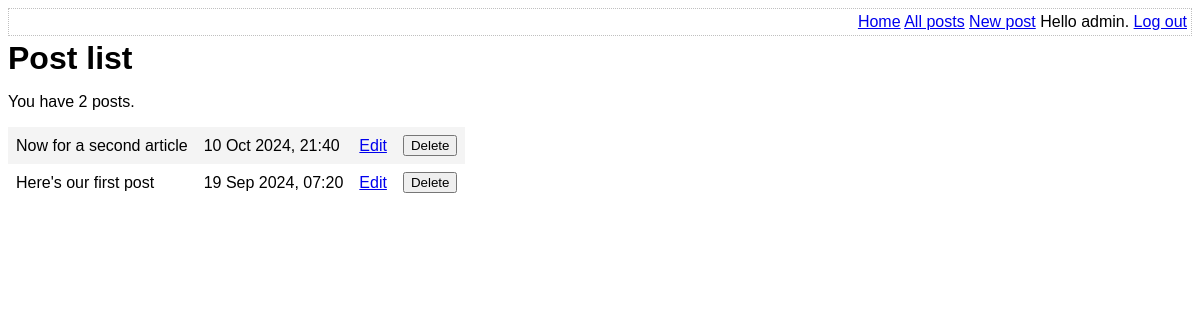
/list-posts.php (signed in), run on an earlier commit of the app's database.
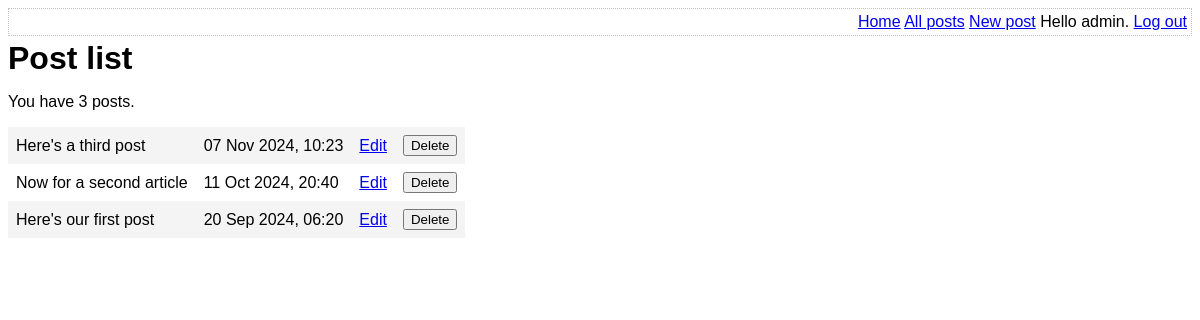
And on a later commit of the database.
### tables this page shows
CREATE TABLE post (
	id INTEGER PRIMARY KEY AUTOINCREMENT NOT NULL,
	title VARCHAR NOT NULL,
	body VARCHAR NOT NULL,
	user_id INTEGER NOT NULL,
	created_at VARCHAR NOT NULL,
	updated_at VARCHAR,
	FOREIGN KEY (user_id) REFERENCES user(id)
);

### lib/common.php (called while the page is built, shortened)
<?php
function htmlEscape($html)
{
    return htmlspecialchars($html, ENT_HTML5, 'UTF-8');
}
function convertSqlDate($sqlDate)
{
    $date = DateTime::createFromFormat('Y-m-d H:i:s', $sqlDate);
    return $date->format('d M Y, H:i');
}
function getAllPosts(PDO $pdo)
{
    $stmt = $pdo -> query(
        'SELECT id, title, created_at, body FROM post ORDER BY created_at DESC'
    );
    return $stmt->fetchAll(PDO::FETCH_ASSOC);
}

### list-posts.php (the view, shortened to what this page needs)
<?php
require 'lib/common.php';
$pdo = getPDO();
$posts = getAllPosts($pdo);
?>
<DOCTYPE html>
<html>
    <head>
        <?php require 'templates/head.php' ?>
    </head>
    <body>
        <?php require 'templates/top-menu.php' ?>
        <h1> Post list </h1>
        <p> You have <?php echo count($posts)?> posts. </p>
        <form method="post">
            <table id="post-list">
                <tbody>
                    <?php foreach ($posts as $post): ?>
                        <tr>
                            <td>
                                <?php echo htmlEscape($post['title'])?>
                            </td>
                            <td>
                                <?php echo convertSqlDate($post['created_at']) ?>
                            </td>
                            <td>
                                <a href="edit-post.php?post_id=<?php echo $post['id']?>">Edit</a>
                            </td>
                            <td>
                                <input
                                    type="submit"
                                    name="delete-post[<?php echo $post['id']?>]"
                                    value="Delete"
                                />
                            </td>
                        </tr>
                        <?php endforeach ?>
                </tbody>
            </table>
        </form>
    </body>
</html>

What changed in the data, as far as the page shows it:
added post: title "Here's a third post", created_at "07 Nov 2024, 10:23"
changed post "Now for a second article": created_at "10 Oct 2024, 21:40" → "11 Oct 2024, 20:40"
changed post "Here's our first post": created_at "19 Sep 2024, 07:20" → "20 Sep 2024, 06:20"
Also different on the page:
count($posts): "2" → "3"
